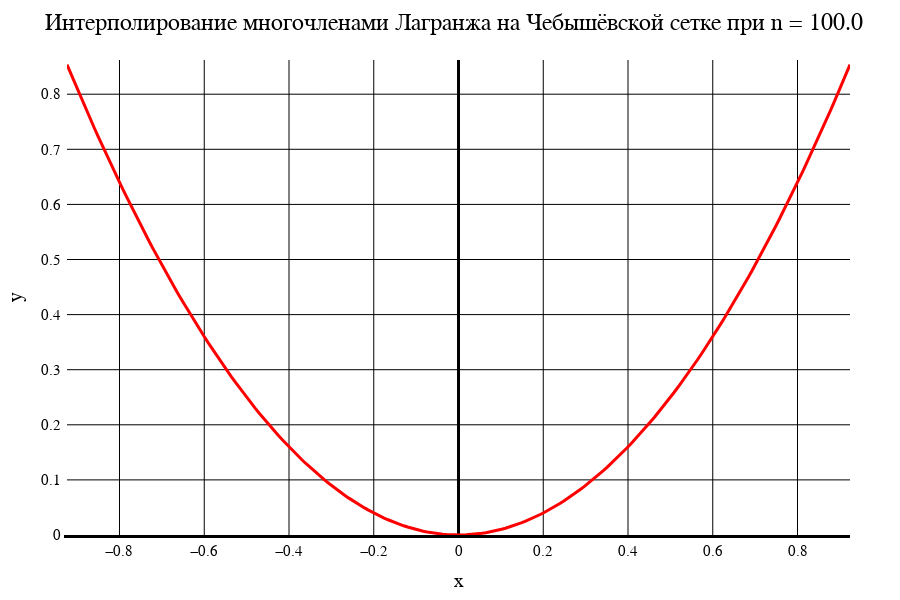

The notebook cell this image was saved under:
### Markdown cell above
Лагранж. Чебышёвская сетка

### Code cell
data2[1]

### Figure 1 — Plotly figure (JSON) as saved in the notebook; plotly's stock layout.template omitted (floating-point values rounded to 4 significant figures; data arrays with more than 128 entries replaced by an {"elided": "..."} marker saying what was removed)
{"data": [{"line": {"color": "red", "width": 3}, "mode": "line", "type": "scatter", "x": {"elided": "201 float values"}, "y": {"elided": "201 float values"}}], "layout": {"coloraxis": {"outlinecolor": "black"}, "font": {"color": "black", "family": "Time New Roman"}, "height": 600, "margin": {"b": 50, "l": 50, "r": 50, "t": 60}, "paper_bgcolor": "white", "plot_bgcolor": "white", "title": {"autosize": false, "font": {"color": "black", "family": "Times New Roman", "size": 24}, "paper_bgcolor": "red", "text": "Интерполирование многочленами Лагранжа на Чебышёвской сетке при n = 100.0"}, "width": 900, "xaxis": {"color": "black", "gridcolor": "black", "gridwidth": 1, "linecolor": "black", "linewidth": 3, "tickfont": {"size": 15}, "title": {"font": {"color": "black", "family": "Times New Roman", "size": 20}, "text": "x"}, "zeroline": true, "zerolinecolor": "black", "zerolinewidth": 3}, "yaxis": {"exponentformat": "power", "gridcolor": "black", "gridwidth": 1, "linewidth": 3, "range": [0, 0.8621], "tickfont": {"size": 15}, "title": {"font": {"color": "black", "family": "Times New Roman", "size": 20}, "text": "y"}, "zeroline": true, "zerolinecolor": "black", "zerolinewidth": 1}}}
